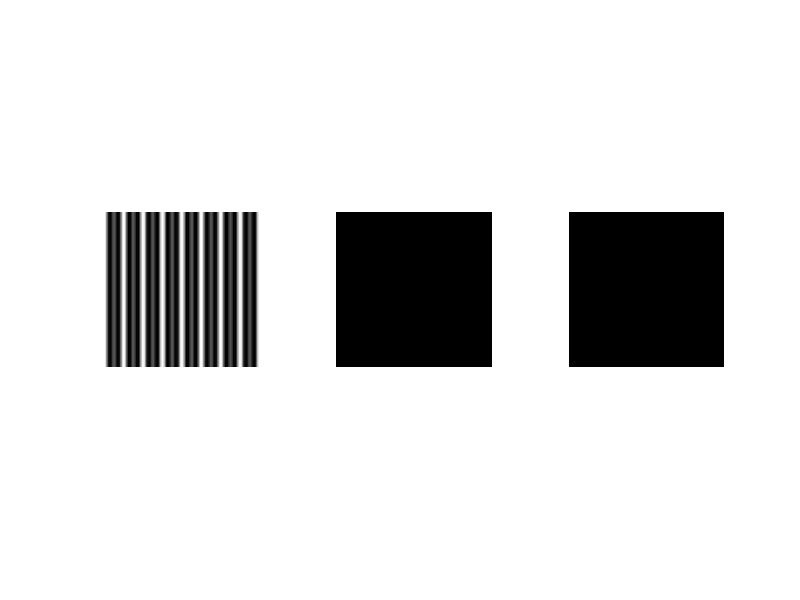

The MATLAB source for this figure:
width = 256;
a=8;
N=width/a;
n=(1:width)-1;
x = 1+cos(2*pi*n/N)+ cos(4*pi*n/N);% 
im = ones(width,1)*x;
subplot(1,3,1),imshow(abs(im),[]);

im_fft2=fft2(im);
subplot(1,3,2),imshow(log(abs(im_fft2)));

im_fftshift=fftshift(im_fft2);
subplot(1,3,3),imshow(log(abs(im_fftshift)));